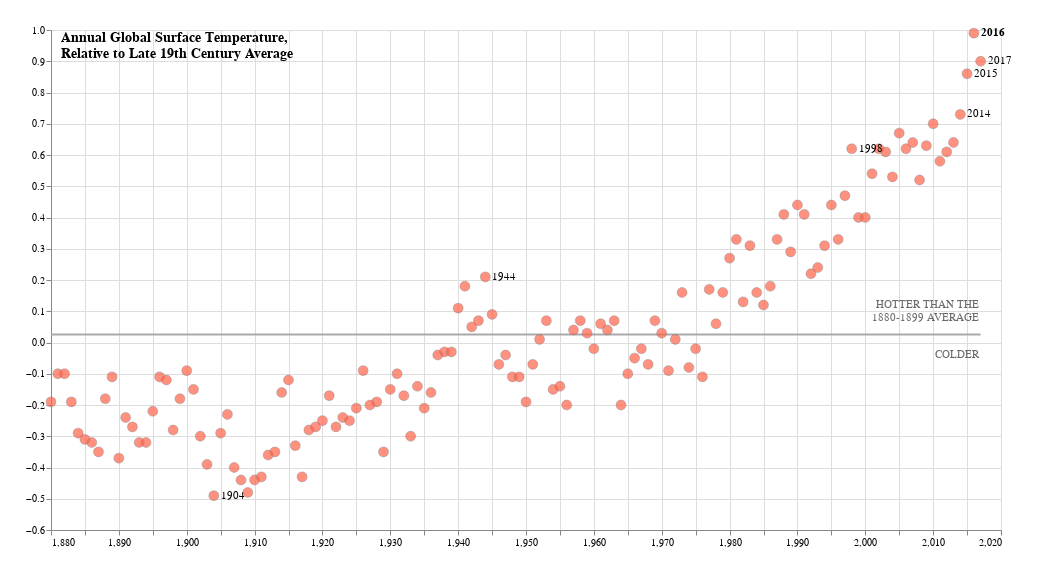

Here is the notebook cell this chart was saved with:
### Code cell
alt.layer(line, base, text1,text2, labels, labels2016,title).properties(width = 950, height = 500, background = '#FFFFFF', padding = 25)

### Figure 1 — Vega-Lite specification as saved in the notebook (floating-point values rounded to 4 significant figures; data arrays with more than 128 entries replaced by an {"elided": "..."} marker saying what was removed)
{"config": {"view": {"continuousWidth": 400, "continuousHeight": 300}}, "layer": [{"data": {"name": "data-4a828f8b1c21f5e377af5fcec5126fa2"}, "mark": {"type": "line", "color": "#A9A9A9"}, "encoding": {"x": {"type": "quantitative", "field": "Year", "title": null}, "y": {"type": "quantitative", "field": "Temparature", "title": null}}}, {"data": {"name": "data-5cba552e0fd77e6cbafb6fd4c5c45f10"}, "mark": {"type": "point", "color": "#708090", "fill": "#FF6347", "size": 100, "strokeWidth": 0.5}, "encoding": {"x": {"type": "quantitative", "field": "Year", "scale": {"zero": false}, "title": null}, "y": {"type": "quantitative", "field": "J-D", "scale": {"zero": false}, "title": null}}}, {"data": {"name": "data-fea13cddd481322297b5a16ea19a09d3"}, "mark": {"type": "text", "align": "right", "color": "#696969", "dx": 453, "dy": 25, "lineBreak": "\n"}, "encoding": {"text": {"type": "nominal", "field": "text"}}}, {"data": {"name": "data-0760dda9251899087a76ebe88f6f2401"}, "mark": {"type": "text", "align": "right", "color": "#696969", "dx": 453, "dy": 75}, "encoding": {"text": {"type": "nominal", "field": "text"}}}, {"data": {"name": "data-5751ef27cfcd40939a0e26e58818f4a6"}, "mark": {"type": "text", "align": "left", "baseline": "middle", "dx": 7}, "encoding": {"text": {"type": "nominal", "field": "label"}, "x": {"type": "quantitative", "field": "Year"}, "y": {"type": "quantitative", "field": "Temparature"}}}, {"data": {"name": "data-047cb816490a1130c6d1e0cd2c88348b"}, "mark": {"type": "text", "align": "left", "baseline": "middle", "dx": 7, "fontWeight": "bold"}, "encoding": {"text": {"type": "nominal", "field": "label"}, "x": {"type": "quantitative", "field": "Year"}, "y": {"type": "quantitative", "field": "Temparature"}}}, {"data": {"name": "data-8f3446d6fbb48d2f92274560f8019362"}, "mark": {"type": "text", "align": "left", "color": "#000000", "dx": -465, "dy": -242, "fontSize": 14, "fontWeight": "bold", "lineBreak": "\n"}, "encoding": {"text": {"type": "nominal", "field": "text"}}}], "background": "#FFFFFF", "height": 500, "padding": 25, "width": 950, "$schema": "https://vega.github.io/schema/vega-lite/v4.8.1.json", "datasets": {"data-4a828f8b1c21f5e377af5fcec5126fa2": [{"Year": 1880, "Temparature": 0.02587}, {"Year": 2017, "Temparature": 0.02587}], "data-5cba552e0fd77e6cbafb6fd4c5c45f10": {"elided": "138 records"}, "data-fea13cddd481322297b5a16ea19a09d3": [{"text": "HOTTER THAN THE\n1880-1899 AVERAGE"}], "data-0760dda9251899087a76ebe88f6f2401": [{"text": "COLDER"}], "data-5751ef27cfcd40939a0e26e58818f4a6": [{"Year": 1904, "Temparature": -0.49, "label": "1904"}, {"Year": 1944, "Temparature": 0.21, "label": "1944"}, {"Year": 1998, "Temparature": 0.62, "label": "1998"}, {"Year": 2014, "Temparature": 0.73, "label": "2014"}, {"Year": 2015, "Temparature": 0.86, "label": "2015"}, {"Year": 2017, "Temparature": 0.9, "label": "2017"}], "data-047cb816490a1130c6d1e0cd2c88348b": [{"Year": 2016, "Temparature": 0.99, "label": "2016"}], "data-8f3446d6fbb48d2f92274560f8019362": [{"text": "Annual Global Surface Temperature,\nRelative to Late 19th Century Average"}]}}
